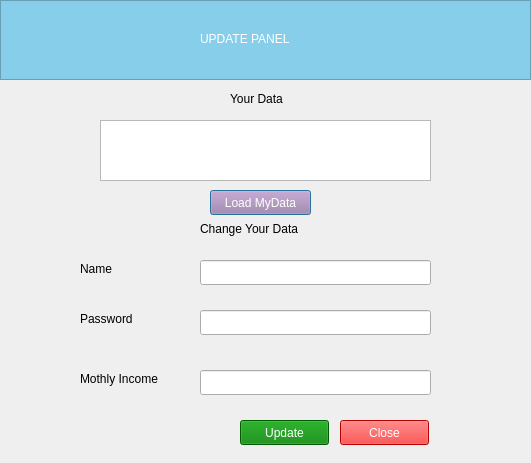
<?xml version="1.0" encoding="UTF-8"?>
<ui version="4.0">
 <class>updatePanel</class>
 <widget class="QDialog" name="updatePanel">
  <property name="geometry">
   <rect>
    <x>0</x>
    <y>0</y>
    <width>531</width>
    <height>463</height>
   </rect>
  </property>
  <property name="windowTitle">
   <string>Dialog</string>
  </property>
  <widget class="QTableView" name="mainInfo">
   <property name="geometry">
    <rect>
     <x>100</x>
     <y>120</y>
     <width>331</width>
     <height>61</height>
    </rect>
   </property>
  </widget>
  <widget class="QPushButton" name="loadbtn">
   <property name="geometry">
    <rect>
     <x>210</x>
     <y>190</y>
     <width>101</width>
     <height>25</height>
    </rect>
   </property>
   <property name="styleSheet">
    <string notr="true">background-color:rgb(173, 127, 168);
color:white;
</string>
   </property>
   <property name="text">
    <string>Load MyData</string>
   </property>
  </widget>
  <widget class="QPushButton" name="closebtn">
   <property name="geometry">
    <rect>
     <x>340</x>
     <y>420</y>
     <width>89</width>
     <height>25</height>
    </rect>
   </property>
   <property name="styleSheet">
    <string notr="true">color:white;
background-color:red;</string>
   </property>
   <property name="text">
    <string>Close</string>
   </property>
  </widget>
  <widget class="QLineEdit" name="password">
   <property name="geometry">
    <rect>
     <x>200</x>
     <y>310</y>
     <width>231</width>
     <height>25</height>
    </rect>
   </property>
  </widget>
  <widget class="QFrame" name="frame">
   <property name="geometry">
    <rect>
     <x>0</x>
     <y>0</y>
     <width>531</width>
     <height>80</height>
    </rect>
   </property>
   <property name="styleSheet">
    <string notr="true">background-color:skyblue;</string>
   </property>
   <property name="frameShape">
    <enum>QFrame::StyledPanel</enum>
   </property>
   <property name="frameShadow">
    <enum>QFrame::Raised</enum>
   </property>
   <widget class="QLabel" name="label">
    <property name="geometry">
     <rect>
      <x>200</x>
      <y>30</y>
      <width>141</width>
      <height>17</height>
     </rect>
    </property>
    <property name="styleSheet">
     <string notr="true">color:white;
font: 14pt &quot;Ubuntu&quot;;</string>
    </property>
    <property name="text">
     <string>UPDATE PANEL</string>
    </property>
   </widget>
  </widget>
  <widget class="QLabel" name="label_4">
   <property name="geometry">
    <rect>
     <x>80</x>
     <y>260</y>
     <width>67</width>
     <height>17</height>
    </rect>
   </property>
   <property name="text">
    <string>Name</string>
   </property>
  </widget>
  <widget class="QLabel" name="label_5">
   <property name="geometry">
    <rect>
     <x>80</x>
     <y>310</y>
     <width>67</width>
     <height>17</height>
    </rect>
   </property>
   <property name="text">
    <string>Password</string>
   </property>
  </widget>
  <widget class="QLineEdit" name="mincome">
   <property name="geometry">
    <rect>
     <x>200</x>
     <y>370</y>
     <width>231</width>
     <height>25</height>
    </rect>
   </property>
  </widget>
  <widget class="QLabel" name="label_6">
   <property name="geometry">
    <rect>
     <x>80</x>
     <y>370</y>
     <width>101</width>
     <height>17</height>
    </rect>
   </property>
   <property name="text">
    <string>Mothly Income</string>
   </property>
  </widget>
  <widget class="QLabel" name="label_2">
   <property name="geometry">
    <rect>
     <x>230</x>
     <y>90</y>
     <width>71</width>
     <height>17</height>
    </rect>
   </property>
   <property name="text">
    <string>Your Data</string>
   </property>
  </widget>
  <widget class="QPushButton" name="updatebtn">
   <property name="geometry">
    <rect>
     <x>240</x>
     <y>420</y>
     <width>89</width>
     <height>25</height>
    </rect>
   </property>
   <property name="styleSheet">
    <string notr="true">background-color:green;
color:white;
</string>
   </property>
   <property name="text">
    <string>Update</string>
   </property>
  </widget>
  <widget class="QLineEdit" name="name">
   <property name="geometry">
    <rect>
     <x>200</x>
     <y>260</y>
     <width>231</width>
     <height>25</height>
    </rect>
   </property>
  </widget>
  <widget class="QLabel" name="label_3">
   <property name="geometry">
    <rect>
     <x>200</x>
     <y>220</y>
     <width>131</width>
     <height>17</height>
    </rect>
   </property>
   <property name="text">
    <string>Change Your Data</string>
   </property>
  </widget>
 </widget>
 <resources/>
 <connections/>
</ui>
